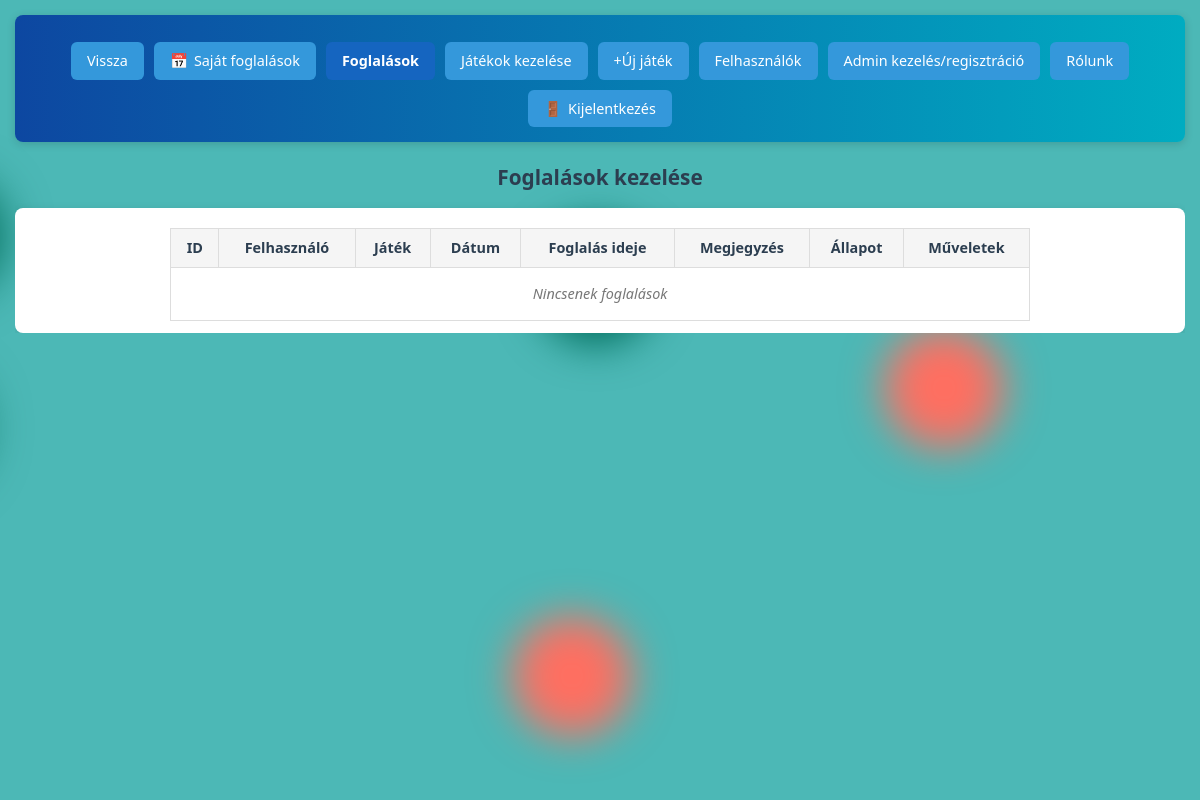
Before: /frontend/admin.php (signed in) with the older database file.
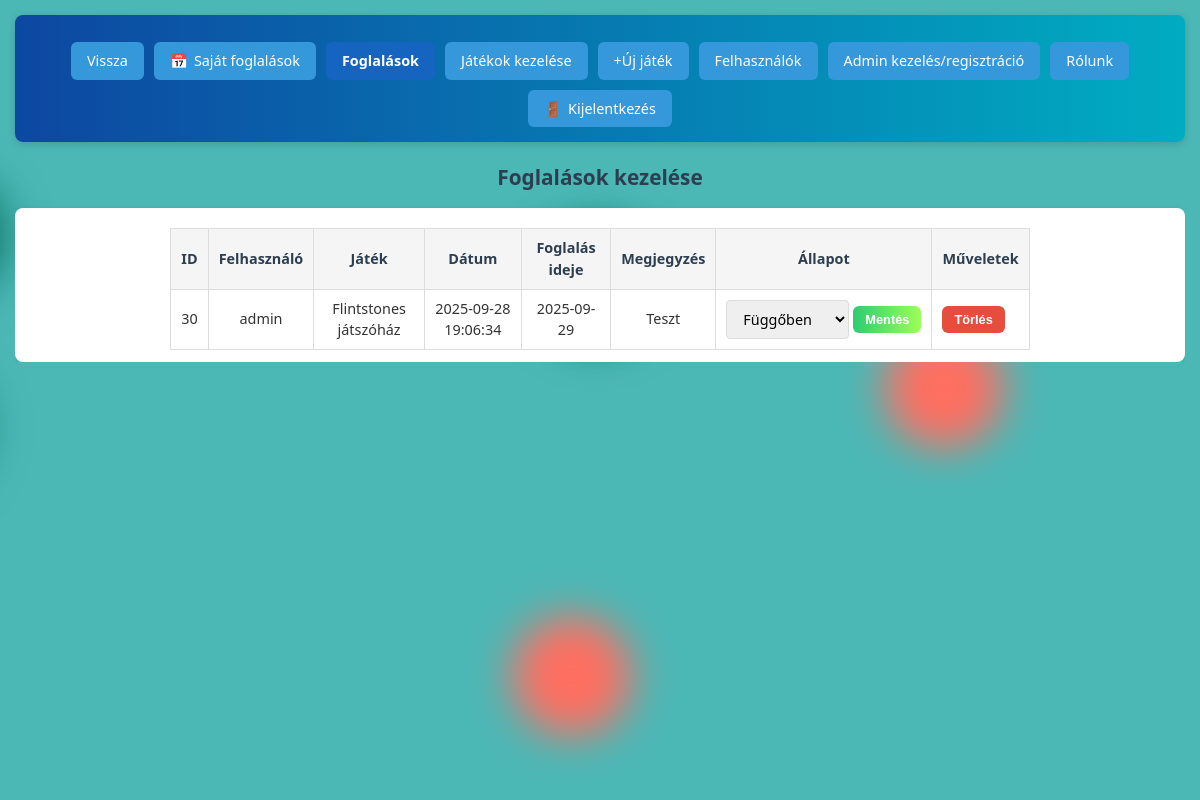
After: the same page with the newer database file.
### tables this page shows
CREATE TABLE `bookings` (
  `id` int(11) NOT NULL,
  `user_id` int(11) NOT NULL,
  `game_id` int(11) NOT NULL,
  `booking_date` date NOT NULL,
  `status` enum('Függőben','Jóváhagyva','Elutasítva','Törölve') DEFAULT 'Függőben',
  `note` text DEFAULT NULL,
  `created_at` timestamp NOT NULL DEFAULT current_timestamp()
);

CREATE TABLE `users` (
  `id` int(11) NOT NULL,
  `username` varchar(50) NOT NULL,
  `email` varchar(100) NOT NULL,
  `password` varchar(255) NOT NULL,
  `role` enum('user','admin') DEFAULT 'user',
  `created_at` timestamp NOT NULL DEFAULT current_timestamp()
);

CREATE TABLE `games` (
  `id` int(11) NOT NULL,
  `name` varchar(100) NOT NULL,
  `description` text DEFAULT NULL,
  `price` decimal(10,2) DEFAULT 0.00,
  `image_url` varchar(255) DEFAULT NULL,
  `created_at` timestamp NOT NULL DEFAULT current_timestamp()
);

### frontend/admin.php (the view, shortened to what this page needs)
<?php
require '../backend/db.php';
$bookings = $pdo->query("
    SELECT b.id, g.name AS game_name, u.username, b.created_at,b.booking_date, b.status, b.note
    FROM bookings b
    JOIN users u ON b.user_id = u.id
    JOIN games g ON b.game_id = g.id
    WHERE b.status != 'Törölve'
    ORDER BY b.booking_date DESC
")->fetchAll();
?>
<!DOCTYPE html>
<html lang="hu">
<head>
    <link rel="stylesheet" href="../frontend/styles.css">
</head>
<body>
    <div class="background">
        <span class="ball"></span>
        <span class="ball"></span>
        <span class="ball"></span>
        <span class="ball"></span>
        <span class="ball"></span>
        <span class="ball"></span>
        <span class="ball"></span>
        <span class="ball"></span>
    </div>
    <header>
        <nav>
            <a href="index.php">Vissza</a>
            <a href="user_bookings.php"><span>📅</span> Saját foglalások</a>
            <?php if ($_SESSION['role'] === 'admin'): ?>
                <a href="admin.php" class="active">Foglalások</a>
                <a href="admin_games.php">Játékok kezelése</a>
                <a href="add_game.php">+Új játék</a>
                <a href="users.php">Felhasználók</a>
                <a href="admin_register.php">Admin kezelés/regisztráció</a>
            <?php endif; ?>
            <a href="about_us.php">Rólunk</a>
            <a href="../backend/logout.php"><span>🚪</span> Kijelentkezés</a>
        </nav>
    </header>
    <main class="admin-content">
        <h3>Foglalások kezelése</h3>
        <div class="table-container">
            <table>
                <thead>
                <tbody>
                    <tr>
                        <th data-label="ID">ID</th>
                        <th data-label="Felhasználó">Felhasználó</th>
                        <th data-label="Játék">Játék</th>
                        <th data-label="Dátum">Dátum</th>
                        <th data-label="Foglalás ideje">Foglalás ideje</th>
                        <th data-label="Megjegyzés">Megjegyzés</th>
                        <th data-label="Állapot">Állapot</th>
                        <th data-label="Műveletek">Műveletek</th>
                    </tr>
                    <?php if (!empty($bookings)): ?>
                        <?php foreach ($bookings as $b): ?>
                            <tr id="booking-row-<?= $b['id'] ?>">
                                <td data-label="ID"><?= $b['id'] ?></td>
                                <td data-label="Felhasználó"><?= htmlspecialchars($b['username']) ?></td>
                                <td data-label="Játék"><?= htmlspecialchars($b['game_name']) ?></td>
                                <td data-label="Dátum"><?= htmlspecialchars($b['created_at']) ?></td>
                                <td data-label="Foglalás ideje"><?= htmlspecialchars($b['booking_date']) ?></td>
                                <td data-label="Megjegyzés"><?= htmlspecialchars($b['note']) ?></td>
                                <td data-label="Állapot">
                                    <div class="inline-form">
                                        <select name="status" class="status-select" data-booking-id="<?= $b['id'] ?>">
                                            <option value="Függőben" <?= $b['status'] === 'Függőben' ? 'selected' : '' ?>>Függőben</option>
                                        </select>
                                        <button type="button" class="btn btn-status btn-sm update-status-btn" data-booking-id="<?= $b['id'] ?>">Mentés</button>
                                    </div>
                                </td>
                                <td data-label="Műveletek">
                                    <button type="button" class="btn btn-delete btn-sm delete-booking-btn" data-booking-id="<?= $b['id'] ?>">Törlés</button>
                                </td>
                            </tr>
                        <?php endforeach; ?>
                    <?php else: ?>
                        <tr>
                            <td colspan="8" class="no-bookings">Nincsenek foglalások</td>
                        </tr>
                    <?php endif; ?>
                    </thead>
            </table>
        </div>
    </main>
</body>
</html>

Changed rows visible on the page:
added bookings: id "30", user.username "admin", game.name "Flintstones játszóház", created_at "2025-09-28 19:06:34", booking_date "2025-09-29", note "Teszt", status "Függőben"
Other visible differences:
text no longer shown: "Nincsenek foglalások"
